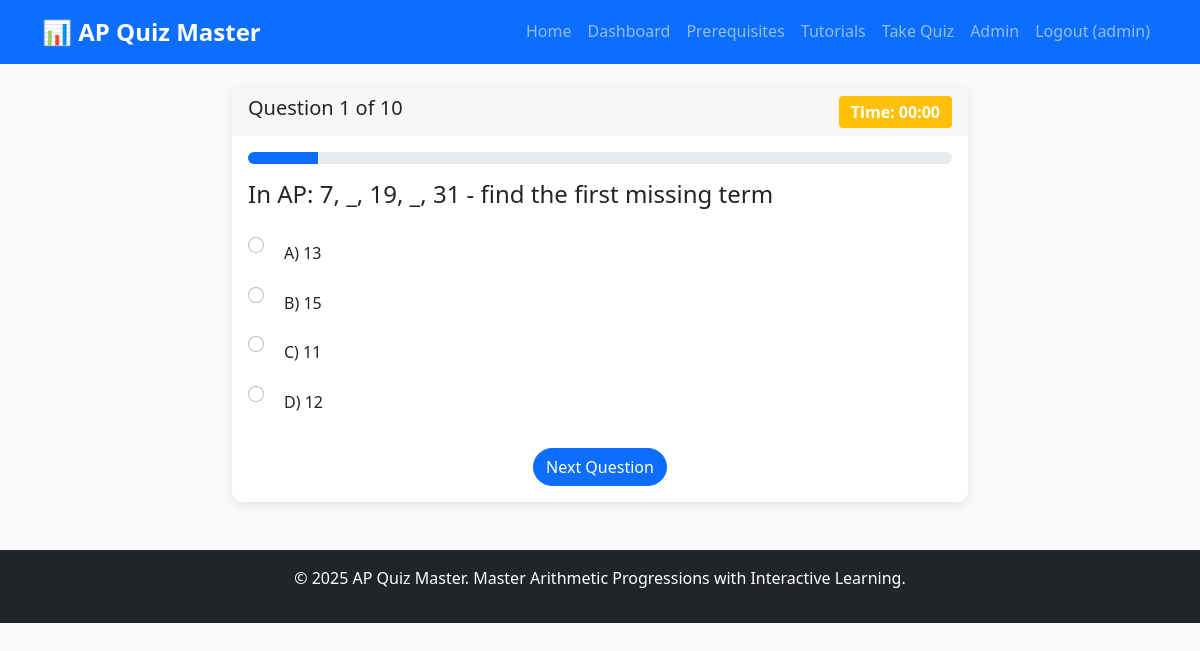
/quiz (signed in), run on the app's committed database.
### tables this page shows
CREATE TABLE questions (
                id INTEGER PRIMARY KEY AUTOINCREMENT,
                question TEXT NOT NULL,
                option1 TEXT NOT NULL,
                option2 TEXT NOT NULL,
                option3 TEXT NOT NULL,
                option4 TEXT NOT NULL,
                correct_answer INTEGER NOT NULL,
                difficulty TEXT DEFAULT 'medium'
            );

### app.py (the view)
@app.route('/quiz')
def quiz():
    if 'user_id' not in session:
        return redirect(url_for('login'))
    try:
        questions = get_questions()
        if not questions:
            flash('No questions available. Please contact administrator.', 'error')
            return redirect(url_for('dashboard'))
        random.shuffle(questions)
        session['questions'] = questions[:10]  # Limit to 10 questions
        session['current_question'] = 0
        session['score'] = 0
        session['start_time'] = time.time()
        session['answers'] = []
        return render_template('quiz.html',
                             question=session['questions'][0],
                             question_num=1,
                             total=len(session['questions']))
    except Exception as e:
        flash('Error starting quiz. Please try again.', 'error')
        print(f"Quiz error: {e}")
        return redirect(url_for('dashboard'))

### app.py (called while the page is built)
def get_db_connection():
    conn = sqlite3.connect(DATABASE)
    conn.row_factory = sqlite3.Row
    return conn

def get_questions():
    conn = get_db_connection()
    questions = conn.execute('SELECT * FROM questions').fetchall()
    conn.close()
    return [dict(q) for q in questions]

### templates/quiz.html
{% extends "base.html" %}
{% block content %}
<div class="row justify-content-center">
    <div class="col-md-8">
        <div class="card">
            <div class="card-header d-flex justify-content-between align-items-center">
                <h5>Question {{ question_num }} of {{ total }}</h5>
                <div id="timer" class="badge bg-warning fs-6">Time: <span id="time-display">00:00</span></div>
            </div>
            <div class="card-body">
                <div class="progress mb-3">
                    <div class="progress-bar" role="progressbar"
                         style="width: {{ (question_num/total)*100 }}%"></div>
                </div>
                <h4>{{ question.question }}</h4>
                <form method="POST" action="{{ url_for('answer') }}" class="mt-4">
                    <div class="form-check mb-2">
                        <input class="form-check-input" type="radio" name="answer" id="option1" value="1" required>
                        <label class="form-check-label" for="option1">
                            A) {{ question.option1 }}
                        </label>
                    </div>
                    <div class="form-check mb-2">
                        <input class="form-check-input" type="radio" name="answer" id="option2" value="2" required>
                        <label class="form-check-label" for="option2">
                            B) {{ question.option2 }}
                        </label>
                    </div>
                    <div class="form-check mb-2">
                        <input class="form-check-input" type="radio" name="answer" id="option3" value="3" required>
                        <label class="form-check-label" for="option3">
                            C) {{ question.option3 }}
                        </label>
                    </div>
                    <div class="form-check mb-4">
                        <input class="form-check-input" type="radio" name="answer" id="option4" value="4" required>
                        <label class="form-check-label" for="option4">
                            D) {{ question.option4 }}
                        </label>
                    </div>
                    <div class="text-center">
                        <button type="submit" class="btn btn-primary">Next Question</button>
                    </div>
                </form>
            </div>
        </div>
    </div>
</div>
{% endblock %}

### static/style.css (style rules this page uses)
body { background-color: #f8f9fa; font-family: 'Segoe UI', Tahoma, Geneva, Verdana, sans-serif; line-height: 1.6; }
.card { border: none; box-shadow: 0 2px 10px rgba(0,0,0,0.1); border-radius: 10px; }
.card-header { border-radius: 10px 10px 0 0 !important; border-bottom: none; font-weight: 600; }
.btn { border-radius: 25px; font-weight: 500; transition: all 0.3s ease; }
.progress { height: 12px; border-radius: 10px; }
.form-check-label { cursor: pointer; padding: 8px 12px; border-radius: 5px; transition: background-color 0.2s; display: block; margin-bottom: 5px; }
.badge { padding: 8px 12px; font-size: 0.85rem; }
.card { animation: slideIn 0.5s ease-out; }

### data on the page
questions: question "In AP: 7, _, 19, _, 31 - find the first missing term", option1 "13", option2 "15", option3 "11", option4 "12"

### other printed values
{{ session.username }} "admin"
{{ question_num }} "1"
{{ total }} "10"
